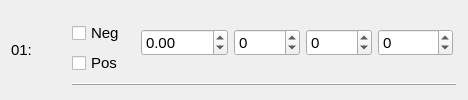
       <widget class="QWidget" name="contact01Wig" native="true">
        <layout class="QGridLayout" name="gridLayout_17">
         <item row="1" column="1">
          <widget class="QCheckBox" name="contact01Neg">
           <property name="sizePolicy">
            <sizepolicy hsizetype="Fixed" vsizetype="Fixed">
             <horstretch>0</horstretch>
             <verstretch>0</verstretch>
            </sizepolicy>
           </property>
           <property name="minimumSize">
            <size>
             <width>47</width>
             <height>0</height>
            </size>
           </property>
           <property name="font">
            <font>
             <family>Arial</family>
             <pointsize>11</pointsize>
            </font>
           </property>
           <property name="focusPolicy">
            <enum>Qt::NoFocus</enum>
           </property>
           <property name="text">
            <string>Neg</string>
           </property>
           <attribute name="buttonGroup">
            <string notr="true">polarity01</string>
           </attribute>
          </widget>
         </item>
         <item row="2" column="1">
          <widget class="QCheckBox" name="contact01Pos">
           <property name="sizePolicy">
            <sizepolicy hsizetype="Fixed" vsizetype="Fixed">
             <horstretch>0</horstretch>
             <verstretch>0</verstretch>
            </sizepolicy>
           </property>
           <property name="minimumSize">
            <size>
             <width>47</width>
             <height>0</height>
            </size>
           </property>
           <property name="font">
            <font>
             <family>Arial</family>
             <pointsize>11</pointsize>
            </font>
           </property>
           <property name="focusPolicy">
            <enum>Qt::NoFocus</enum>
           </property>
           <property name="text">
            <string>Pos</string>
           </property>
           <attribute name="buttonGroup">
            <string notr="true">polarity01</string>
           </attribute>
          </widget>
         </item>
         <item row="0" column="0" rowspan="5">
          <widget class="QLabel" name="contact01Text">
           <property name="sizePolicy">
            <sizepolicy hsizetype="Fixed" vsizetype="Preferred">
             <horstretch>0</horstretch>
             <verstretch>0</verstretch>
            </sizepolicy>
           </property>
           <property name="minimumSize">
            <size>
             <width>55</width>
             <height>0</height>
            </size>
           </property>
           <property name="font">
            <font>
             <family>Arial</family>
             <pointsize>11</pointsize>
            </font>
           </property>
           <property name="text">
            <string>01:</string>
           </property>
           <property name="alignment">
            <set>Qt::AlignLeading|Qt::AlignLeft|Qt::AlignVCenter</set>
           </property>
           <property name="margin">
            <number>0</number>
           </property>
           <property name="indent">
            <number>0</number>
           </property>
          </widget>
         </item>
         <item row="0" column="3" rowspan="3">
          <widget class="QWidget" name="contact01ValuesWig" native="true">
           <layout class="QGridLayout" name="gridLayout_2">
            <property name="leftMargin">
             <number>4</number>
            </property>
            <property name="rightMargin">
             <number>4</number>
            </property>
            <item row="0" column="0">
             <widget class="QDoubleSpinBox" name="contact01Amp">
              <property name="sizePolicy">
               <sizepolicy hsizetype="Fixed" vsizetype="Fixed">
                <horstretch>0</horstretch>
                <verstretch>0</verstretch>
               </sizepolicy>
              </property>
              <property name="minimumSize">
               <size>
                <width>50</width>
                <height>0</height>
               </size>
              </property>
              <property name="font">
               <font>
                <family>Arial</family>
                <pointsize>11</pointsize>
               </font>
              </property>
              <property name="focusPolicy">
               <enum>Qt::StrongFocus</enum>
              </property>
              <property name="styleSheet">
               <string notr="true"/>
              </property>
              <property name="showGroupSeparator" stdset="0">
               <bool>false</bool>
              </property>
              <property name="minimum">
               <double>-1000.000000000000000</double>
              </property>
              <property name="maximum">
               <double>1000.000000000000000</double>
              </property>
             </widget>
            </item>
            <item row="0" column="1">
             <widget class="QDoubleSpinBox" name="contact01Freq">
              <property name="sizePolicy">
               <sizepolicy hsizetype="Fixed" vsizetype="Fixed">
                <horstretch>0</horstretch>
                <verstretch>0</verstretch>
               </sizepolicy>
              </property>
              <property name="minimumSize">
               <size>
                <width>50</width>
                <height>0</height>
               </size>
              </property>
              <property name="font">
               <font>
                <family>Arial</family>
                <pointsize>11</pointsize>
               </font>
              </property>
              <property name="focusPolicy">
               <enum>Qt::StrongFocus</enum>
              </property>
              <property name="styleSheet">
               <string notr="true"/>
              </property>
              <property name="showGroupSeparator" stdset="0">
               <bool>false</bool>
              </property>
              <property name="decimals">
               <number>0</number>
              </property>
              <property name="minimum">
               <double>-1000.000000000000000</double>
              </property>
              <property name="maximum">
               <double>1000.000000000000000</double>
              </property>
             </widget>
            </item>
            <item row="0" column="2">
             <widget class="QDoubleSpinBox" name="contact01PW">
              <property name="sizePolicy">
               <sizepolicy hsizetype="Fixed" vsizetype="Fixed">
                <horstretch>0</horstretch>
                <verstretch>0</verstretch>
               </sizepolicy>
              </property>
              <property name="minimumSize">
               <size>
                <width>50</width>
                <height>0</height>
               </size>
              </property>
              <property name="font">
               <font>
                <family>Arial</family>
                <pointsize>11</pointsize>
               </font>
              </property>
              <property name="focusPolicy">
               <enum>Qt::StrongFocus</enum>
              </property>
              <property name="styleSheet">
               <string notr="true"/>
              </property>
              <property name="decimals">
               <number>0</number>
              </property>
              <property name="minimum">
               <double>-1000.000000000000000</double>
              </property>
              <property name="maximum">
               <double>1000.000000000000000</double>
              </property>
             </widget>
            </item>
            <item row="0" column="3">
             <widget class="QDoubleSpinBox" name="contact01Imp">
              <property name="sizePolicy">
               <sizepolicy hsizetype="Fixed" vsizetype="Fixed">
                <horstretch>0</horstretch>
                <verstretch>0</verstretch>
               </sizepolicy>
              </property>
              <property name="minimumSize">
               <size>
                <width>60</width>
                <height>0</height>
               </size>
              </property>
              <property name="font">
               <font>
                <family>Arial</family>
                <pointsize>11</pointsize>
               </font>
              </property>
              <property name="focusPolicy">
               <enum>Qt::StrongFocus</enum>
              </property>
              <property name="decimals">
               <number>0</number>
              </property>
              <property name="minimum">
               <double>-10000.000000000000000</double>
              </property>
              <property name="maximum">
               <double>10000.000000000000000</double>
              </property>
             </widget>
            </item>
           </layout>
          </widget>
         </item>
         <item row="3" column="1" rowspan="2" colspan="3">
          <widget class="Line" name="line_24">
           <property name="sizePolicy">
            <sizepolicy hsizetype="MinimumExpanding" vsizetype="Fixed">
             <horstretch>0</horstretch>
             <verstretch>0</verstretch>
            </sizepolicy>
           </property>
           <property name="minimumSize">
            <size>
             <width>225</width>
             <height>0</height>
            </size>
           </property>
           <property name="font">
            <font>
             <family>Arial</family>
             <pointsize>11</pointsize>
            </font>
           </property>
           <property name="styleSheet">
            <string notr="true">padding-top:9px;</string>
           </property>
           <property name="frameShadow">
            <enum>QFrame::Raised</enum>
           </property>
           <property name="lineWidth">
            <number>1</number>
           </property>
           <property name="orientation">
            <enum>Qt::Horizontal</enum>
           </property>
          </widget>
         </item>
        </layout>
       </widget>
